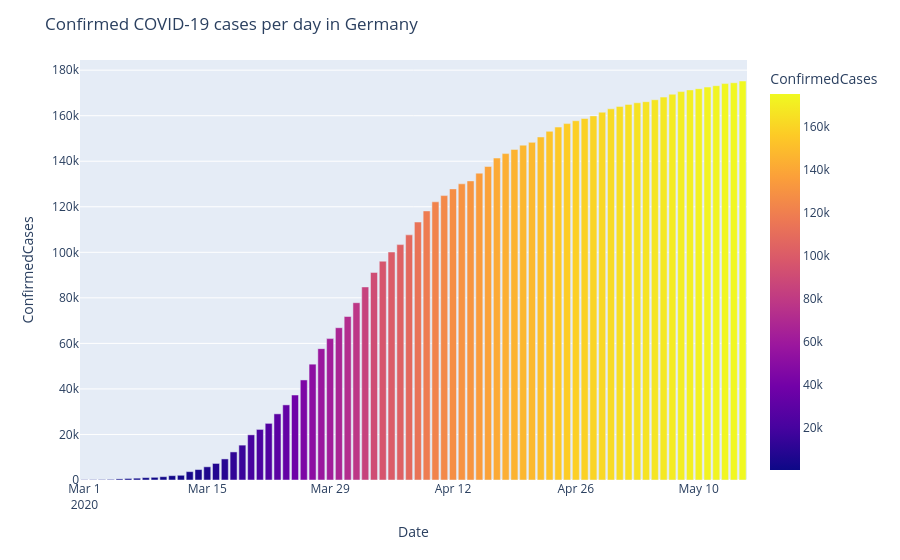

Notebook code for this chart:
### Code cell
df_by_date = pd.DataFrame(train.fillna('NA').groupby(['Country_Region','Date'])['ConfirmedCases'].sum().sort_values().reset_index())

fig = px.bar(df_by_date.loc[(df_by_date['Country_Region'] == 'Germany') &(df_by_date.Date >= '2020-03-01')].sort_values('ConfirmedCases',ascending = False), 
             x='Date', y='ConfirmedCases', color="ConfirmedCases")
fig.update_layout(title_text='Confirmed COVID-19 cases per day in Germany')
fig.show()

### Figure 1 — Plotly figure (JSON) as saved in the notebook; plotly's stock layout.template omitted (floating-point values rounded to 4 significant figures)
{"data": [{"alignmentgroup": "True", "hovertemplate": "Date=%{x}<br>ConfirmedCases=%{marker.color}<extra></extra>", "legendgroup": "", "marker": {"color": [175233, 174478, 174098, 173171, 172576, 171879, 171324, 170588, 169430, 168162, 167007, 166152, 165664, 164967, 164077, 163009, 161539, 159912, 158758, 157770, 156513, 154999, 153129, 150648, 148291, 147065, 145184, 143342, 141397, 137698, 134753, 131359, 130072, 127854, 124908, 122171, 118181, 113296, 107663, 103374, 100123, 96092, 91159, 84794, 77872, 71808, 66885, 62095, 57695, 50871, 43938, 37323, 32986, 29056, 24873, 22213, 19848, 15320, 12327, 9257, 7272, 5795, 4585, 3675, 2078, 1908, 1457, 1176, 1040, 799, 670, 482, 262, 196, 159, 130], "coloraxis": "coloraxis", "pattern": {"shape": ""}}, "name": "", "offsetgroup": "", "orientation": "v", "showlegend": false, "textposition": "auto", "type": "bar", "x": ["2020-05-15", "2020-05-14", "2020-05-13", "2020-05-12", "2020-05-11", "2020-05-10", "2020-05-09", "2020-05-08", "2020-05-07", "2020-05-06", "2020-05-05", "2020-05-04", "2020-05-03", "2020-05-02", "2020-05-01", "2020-04-30", "2020-04-29", "2020-04-28", "2020-04-27", "2020-04-26", "2020-04-25", "2020-04-24", "2020-04-23", "2020-04-22", "2020-04-21", "2020-04-20", "2020-04-19", "2020-04-18", "2020-04-17", "2020-04-16", "2020-04-15", "2020-04-14", "2020-04-13", "2020-04-12", "2020-04-11", "2020-04-10", "2020-04-09", "2020-04-08", "2020-04-07", "2020-04-06", "2020-04-05", "2020-04-04", "2020-04-03", "2020-04-02", "2020-04-01", "2020-03-31", "2020-03-30", "2020-03-29", "2020-03-28", "2020-03-27", "2020-03-26", "2020-03-25", "2020-03-24", "2020-03-23", "2020-03-22", "2020-03-21", "2020-03-20", "2020-03-19", "2020-03-18", "2020-03-17", "2020-03-16", "2020-03-15", "2020-03-14", "2020-03-13", "2020-03-12", "2020-03-11", "2020-03-10", "2020-03-09", "2020-03-08", "2020-03-07", "2020-03-06", "2020-03-05", "2020-03-04", "2020-03-03", "2020-03-02", "2020-03-01"], "xaxis": "x", "y": [175233, 174478, 174098, 173171, 172576, 171879, 171324, 170588, 169430, 168162, 167007, 166152, 165664, 164967, 164077, 163009, 161539, 159912, 158758, 157770, 156513, 154999, 153129, 150648, 148291, 147065, 145184, 143342, 141397, 137698, 134753, 131359, 130072, 127854, 124908, 122171, 118181, 113296, 107663, 103374, 100123, 96092, 91159, 84794, 77872, 71808, 66885, 62095, 57695, 50871, 43938, 37323, 32986, 29056, 24873, 22213, 19848, 15320, 12327, 9257, 7272, 5795, 4585, 3675, 2078, 1908, 1457, 1176, 1040, 799, 670, 482, 262, 196, 159, 130], "yaxis": "y"}], "layout": {"autosize": true, "barmode": "relative", "coloraxis": {"colorbar": {"title": {"text": "ConfirmedCases"}}, "colorscale": [[0, "#0d0887"], [0.1111, "#46039f"], [0.2222, "#7201a8"], [0.3333, "#9c179e"], [0.4444, "#bd3786"], [0.5556, "#d8576b"], [0.6667, "#ed7953"], [0.7778, "#fb9f3a"], [0.8889, "#fdca26"], [1, "#f0f921"]]}, "legend": {"tracegroupgap": 0}, "margin": {"t": 60}, "title": {"text": "Confirmed COVID-19 cases per day in Germany"}, "xaxis": {"anchor": "y", "autorange": true, "domain": [0, 1], "range": ["2020-02-29 12:00", "2020-05-15 12:00"], "title": {"text": "Date"}, "type": "date"}, "yaxis": {"anchor": "x", "autorange": true, "domain": [0, 1], "range": [0, 184500.0], "title": {"text": "ConfirmedCases"}, "type": "linear"}}}
